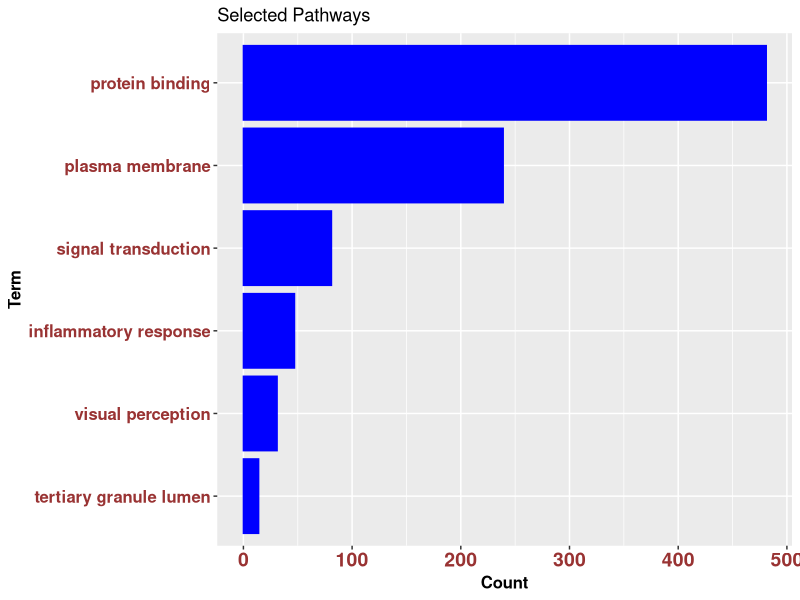

Generate this figure with R:

library(dplyr)
library(ggplot2)
library("Cairo")
library(tidyverse)

## extract gene names from a data frame
# write.table(filtered_CV_top50_tpm_matrix$hgnc_symbol, "gene_symbols_top50_CV.txt",
#             row.names = FALSE, quote = FALSE)

david_data=read.delim("david_analysis.txt", sep='\t')
head(david_data)


david_data<-david_data %>% 
  filter(substr(Term,1,2)=="GO") %>% 
  mutate(GO_ID = do.call('rbind', strsplit(Term,'~', fixed=TRUE))[,1],
         Term = do.call('rbind', strsplit(Term,'~', fixed=TRUE))[,2]) %>% 
  arrange(Benjamini)

david_data<-head(david_data,6) %>% 
  arrange(Count)
  
head(david_data)
# volcano
# down_et_C_MW <- subset(et_table_C_MW, et_table_C_MW$logFC <= -1 & et_table_C_MW$PValue <= 0.0001)
# with(et_table_MT_AB, plot(et_table_MT_AB$logFC, -log10(et_table_MT_AB$PValue),
#                           pch=20, main="Cond. A vs Cond. B in MT",ylim=c(0,10)))
# with(subset(et_table_MT_AB, logFC >= 1 & PValue <= 0.001), 
#      points(logFC, -log10(PValue), pch=20, col="red"))
# with(subset(et_table_MT_AB, logFC <= -1 & PValue <= 0.001),
#      points(logFC, -log10(PValue), pch=20, col="blue"))
# S6 Vs R6 all pathways

Cairo(
file="bar_chart_pathways.jpg",
type="jpg",
width = 10,
height = 14,
units = "in",
dpi = 500,
pointsize = 6,
compression = c("lzw")
)



david_data$Term <- factor(david_data$Term, levels = david_data$Term)
ggplot(head(david_data,6), aes(Term, Count)) + 
ggtitle("Selected Pathways") +
geom_bar(stat="identity", color="blue", fill="blue")+	
coord_flip() +
theme(axis.text.x = element_text(face="bold", color="#993333", 
                           size=14),
          axis.text.y = element_text(face="bold", color="#993333", 
                           size=12),
	  legend.text = element_text(face="bold"),
	  axis.title.x = element_text(face="bold", size=12),
	  axis.title.y = element_text(face="bold", size=12) )

dev.off()


## enrich R
